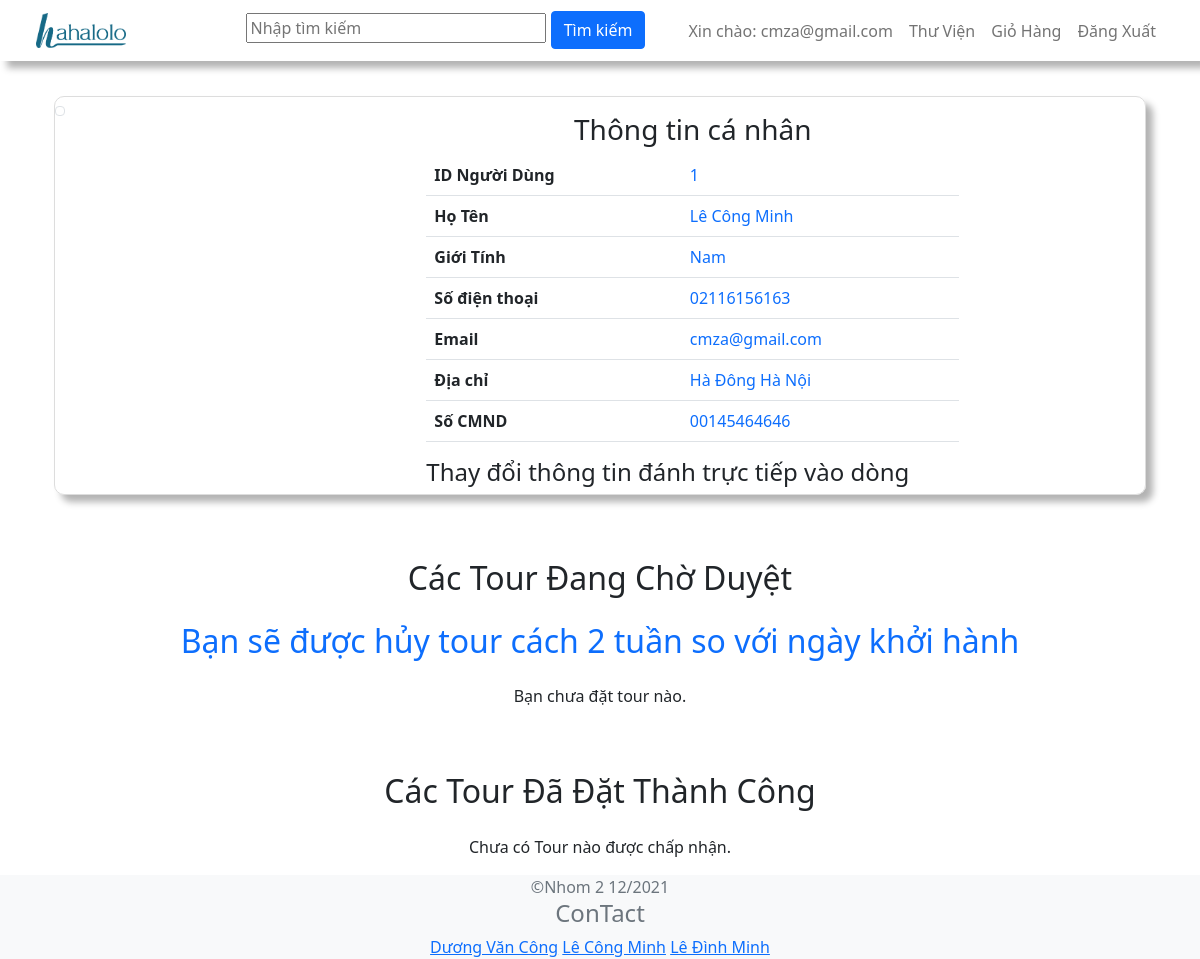
Screenshot of /user/userInfo.php (signed in) with the database file from the repository.
### tables this page shows
CREATE TABLE `nguoidung` (
  `id` int(11) NOT NULL,
  `maNguoiDung` varchar(50) NOT NULL,
  `hoVaTen` varchar(150) NOT NULL,
  `hinhAnh` varchar(255) DEFAULT NULL,
  `ngaySinh` date NOT NULL,
  `gioiTinh` varchar(20) NOT NULL,
  `soDienThoai` varchar(20) NOT NULL,
  `email` varchar(100) NOT NULL,
  `diaChi` varchar(300) NOT NULL,
  `soCMT` varchar(20) NOT NULL,
  `password` varchar(250) NOT NULL,
  `tinhTrang` int(11) NOT NULL DEFAULT 0,
  `linkXacMinhEmail` varchar(255) NOT NULL,
  `thoiGianXacMinhEmail` timestamp NULL DEFAULT NULL
);

### user/userInfo.php (the view, shortened to what the rows shown need)
<?php include('../constants.php'); ?>
<!DOCTYPE html>
<html lang="en">
<head>
  <link href="https://cdn.jsdelivr.net/npm/bootstrap@5.1.3/dist/css/bootstrap.min.css" rel="stylesheet"
>
  <link rel="stylesheet" href="https://cdn.jsdelivr.net/npm/bootstrap-icons@1.7.2/font/bootstrap-icons.css">
  <link rel="stylesheet" href="../assets/css/userInfoStyle.css">
  </head>
<body>
  <main>
    <div class="container mt-5 pt-5">
        <div class="container bootstrap snippets bootdey">
            <div class="panel-body inf-content">
                <div class="row">
                    <div class="col-md-6">
                        <div class="table-responsive">
                        <table class="table table-user-information">
                            <tbody>
                    <?php
                        $sql = "SELECT * FROM nguoidung where maNguoiDung = '{$_SESSION['loginAccount1']}'";
                        $result = mysqli_query($conn,$sql);
                        if(mysqli_num_rows($result) > 0){
                            while($row = mysqli_fetch_assoc($result)){
                    ?>
                                <tr>
                                    <td>
                                        <strong>
                                            ID Người Dùng
                                        </strong>
                                    </td>
                                    <td class="text-primary">
                                        <?php echo $row['maNguoiDung']; ?>
                                    </td>
                                </tr>
                                <tr>
                                    <td>
                                        <strong>
                                            Họ Tên
                                        </strong>
                                    </td>
                                    <td contenteditable data-id1="<?php echo $row['maNguoiDung'] ?>" class="text-primary hovaten"><?php echo $row['hoVaTen']; ?></td>
                                </tr>
                                <tr>
                                    <td>
                                        <strong>
                                            Giới Tính
                                        </strong>
                                    </td>
                                    <td contenteditable data-id2="<?php echo $row['maNguoiDung'] ?>" class="text-primary gioitinh"><?php echo $row['gioiTinh']; ?></td>
                                </tr>
                                <tr>
                                    <td>
                                        <strong>
                                            Số điện thoại
                                        </strong>
                                    </td>
                                    <td contenteditable data-id3="<?php echo $row['maNguoiDung'] ?>" class="text-primary sodienthoai"><?php echo $row['soDienThoai']; ?></td>
                                </tr>
                                <tr>
                                    <td>
                                        <strong>
                                            Email
                                        </strong>
                                    </td>
                                    <td class="text-primary">
                                        <?php echo $row['email']; ?>
                                    </td>
                                </tr>
                                <tr>
                                    <td>
                                        <strong>
                                            Địa chỉ
                                        </strong>
                                    </td>
                                    <td contenteditable data-id4="<?php echo $row['maNguoiDung'] ?>" class="text-primary diachi"><?php echo $row['diaChi']; ?></td>
                                </tr>
                                <tr>
                                    <td>
                                        <strong>
                                            Số CMND
                                        </strong>
                                    </td>
                                    <td contenteditable data-id5="<?php echo $row['maNguoiDung'] ?>" class="text-primary socmnd"><?php echo $row['soCMT']; ?></td>
                                </tr>
                    <?php
                            }
                        }
                    ?>
                            </tbody>
                        </table>
                        </div>
                    </div>
                </div>
            </div>
        </div>
    </div>
    <div class="container mt-5">
        <div class="container">
                <h2 class="text-center pt-3">Các Tour Đang Chờ Duyệt</h2>
                <h2 class="text-center pt-3 text-primary ">Bạn sẽ được hủy tour cách 2 tuần so với ngày khởi hành</h2>
            </div>
    </div>
    <div class="container mt-5">
    <div class="container">
                <h2 class="text-center pt-3">Các Tour Đã Đặt Thành Công</h2>
            </div>
    </div>
  </main>
</body>
</html>

### rows the page displays
nguoidung: maNguoiDung "1", hoVaTen "Lê Công Minh", gioiTinh "Nam", soDienThoai "02116156163", email "cmza@gmail.com", diaChi "Hà Đông Hà Nội", soCMT "00145464646"

### other values shown
$_SESSION['loginAccount'] "cmza@gmail.com"
